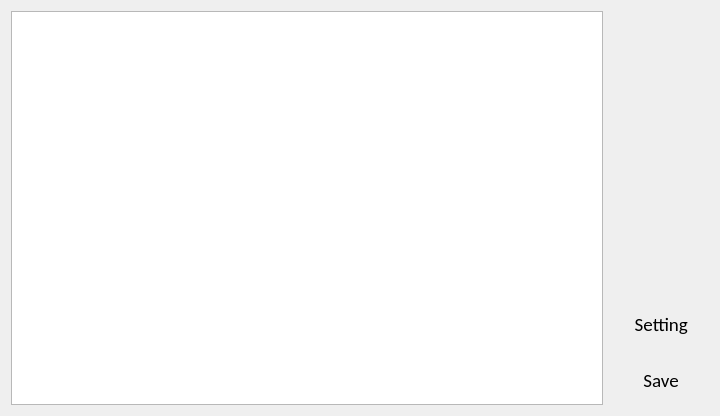
               <widget class="QWidget" name="tab_2">
                <attribute name="title">
                 <string>3D plot</string>
                </attribute>
                <layout class="QGridLayout" name="gridLayout_30">
                 <item row="0" column="0">
                  <widget class="QGraphicsView" name="graphicsView_3D">
                   <property name="minimumSize">
                    <size>
                     <width>592</width>
                     <height>394</height>
                    </size>
                   </property>
                  </widget>
                 </item>
                 <item row="0" column="1">
                  <layout class="QGridLayout" name="gridLayout_29">
                   <item row="1" column="0">
                    <widget class="QToolButton" name="toolButton_setting_3">
                     <property name="minimumSize">
                      <size>
                       <width>100</width>
                       <height>50</height>
                      </size>
                     </property>
                     <property name="maximumSize">
                      <size>
                       <width>100</width>
                       <height>50</height>
                      </size>
                     </property>
                     <property name="font">
                      <font>
                       <family>Calibri</family>
                       <pointsize>14</pointsize>
                      </font>
                     </property>
                     <property name="styleSheet">
                      <string notr="true">border:none;</string>
                     </property>
                     <property name="text">
                      <string> Setting</string>
                     </property>
                     <property name="icon">
                      <iconset>
                       <normaloff>../../../gear.png</normaloff>../../../gear.png</iconset>
                     </property>
                     <property name="iconSize">
                      <size>
                       <width>24</width>
                       <height>24</height>
                      </size>
                     </property>
                     <property name="toolButtonStyle">
                      <enum>Qt::ToolButtonTextBesideIcon</enum>
                     </property>
                    </widget>
                   </item>
                   <item row="2" column="0">
                    <widget class="QToolButton" name="toolButton_save">
                     <property name="minimumSize">
                      <size>
                       <width>0</width>
                       <height>50</height>
                      </size>
                     </property>
                     <property name="maximumSize">
                      <size>
                       <width>100</width>
                       <height>50</height>
                      </size>
                     </property>
                     <property name="font">
                      <font>
                       <family>Calibri</family>
                       <pointsize>14</pointsize>
                       <weight>50</weight>
                       <italic>false</italic>
                       <bold>false</bold>
                      </font>
                     </property>
                     <property name="styleSheet">
                      <string notr="true">border: none;</string>
                     </property>
                     <property name="text">
                      <string> Save</string>
                     </property>
                     <property name="icon">
                      <iconset>
                       <normaloff>../../../play-button.png</normaloff>../../../play-button.png</iconset>
                     </property>
                     <property name="iconSize">
                      <size>
                       <width>24</width>
                       <height>24</height>
                      </size>
                     </property>
                     <property name="toolButtonStyle">
                      <enum>Qt::ToolButtonTextBesideIcon</enum>
                     </property>
                    </widget>
                   </item>
                   <item row="0" column="0">
                    <widget class="QLabel" name="label_35">
                     <property name="text">
                      <string/>
                     </property>
                    </widget>
                   </item>
                  </layout>
                 </item>
                </layout>
               </widget>
